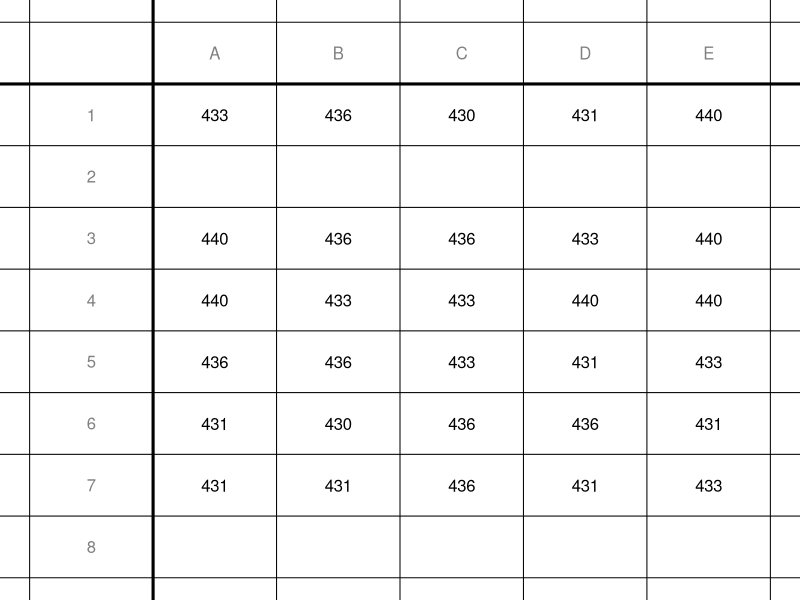
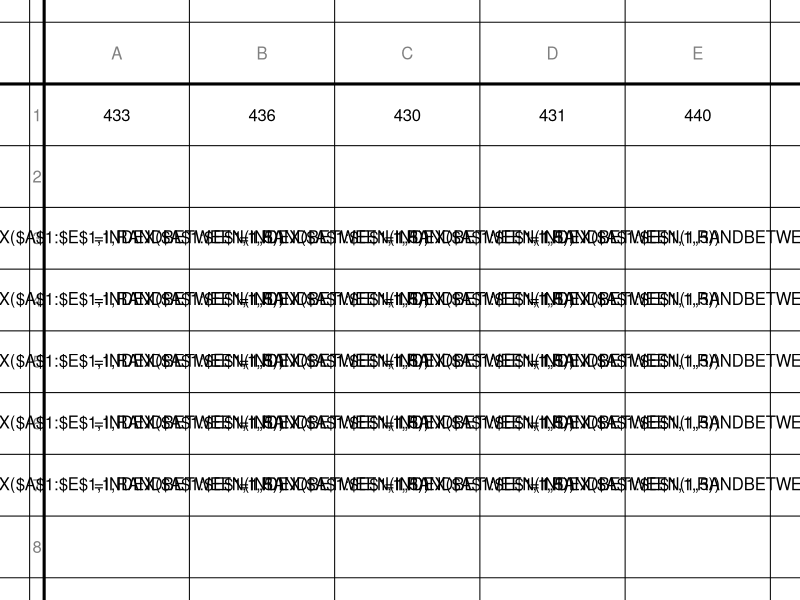

Reproduce these figures in R, in order.
## ---- chunk 1
set.seed(1)
xxx = sample(430:450,5,F)
xxx = c(xxx,sample(xxx,5*6,T))
xxx = matrix(xxx,ncol=5,byrow = T)
xxx[2,] = rep("",5)
data = data.frame(xxx)
## ---- chunk 2
draw_ss = function(df,widths=rep(1,length(df[1,])+1)){
  xline = c(0,cumsum(widths)/sum(widths))
  nrow = length(df[,1])
  ncol = length(df[1,])
  xtex = (xline[2:(ncol+3)]+xline[1:(ncol+2)])/2
  par(mar=c(0,0,0,0))
  plot(0,0,type="n",xlim=c(0,1),ylim=c(0,1),axes=F,ann=F)
  hi = 1:((nrow+2)*2+1)
  vi = 1:((ncol+1)*2+1)
  hpos = seq(1,0,length.out=(nrow+2)*2+1)
  vpos = seq(0,1,length.out=(ncol+1)*2+1)
  hlin = hpos[hi%%2==1]
  ytex = hpos[hi%%2==0]
  vlin = vpos[vi%%2==1]
  #xtex = vpos[vi%%2==0]
  abline(h=hlin)
  abline(h=hlin[2],lwd=3)
  abline(v=xline)
  abline(v=xline[2],lwd=3)
  for(i in 2:(ncol+2)){
    text(xtex[i],ytex[1],LETTERS[i-1],col=rgb(0.5,0.5,0.5))
    #text(xtex[i],ytex[2],colnames(df)[i-1])
  }    
  for(i in 2:(nrow+2)){
    text(xtex[1],ytex[i],i-1,col=rgb(0.5,0.5,0.5))
  }
  for(i in 1:nrow){
    for(j in 1:ncol){
      text(xtex[j+1],ytex[i+1],df[i,j])
    }
  }
}
draw_ss(data)
## ---- chunk 3
set.seed(1)
xxx = sample(430:450,5,F)
xxx = c(xxx,sample(xxx,5*6,T))
xxx = matrix(xxx,ncol=5,byrow = T)
xxx[2,] = rep("",5)
xxx[3,] = rep("=INDEX($A$1:$E$1,1,RANDBETWEEN(1,5))",5)
xxx[4,] = rep("=INDEX($A$1:$E$1,1,RANDBETWEEN(1,5))",5)
xxx[5,] = rep("=INDEX($A$1:$E$1,1,RANDBETWEEN(1,5))",5)
xxx[6,] = rep("=INDEX($A$1:$E$1,1,RANDBETWEEN(1,5))",5)
xxx[7,] = rep("=INDEX($A$1:$E$1,1,RANDBETWEEN(1,5))",5)

data = data.frame(xxx)
## ---- chunk 4
draw_ss = function(df,widths=rep(1,length(df[1,])+1)){
  xline = c(0,cumsum(widths)/sum(widths))
  nrow = length(df[,1])
  ncol = length(df[1,])
  xtex = (xline[2:(ncol+3)]+xline[1:(ncol+2)])/2
  par(mar=c(0,0,0,0))
  plot(0,0,type="n",xlim=c(0,1),ylim=c(0,1),axes=F,ann=F)
  hi = 1:((nrow+2)*2+1)
  vi = 1:((ncol+1)*2+1)
  hpos = seq(1,0,length.out=(nrow+2)*2+1)
  vpos = seq(0,1,length.out=(ncol+1)*2+1)
  hlin = hpos[hi%%2==1]
  ytex = hpos[hi%%2==0]
  vlin = vpos[vi%%2==1]
  #xtex = vpos[vi%%2==0]
  abline(h=hlin)
  abline(h=hlin[2],lwd=3)
  abline(v=xline)
  abline(v=xline[2],lwd=3)
  for(i in 2:(ncol+2)){
    text(xtex[i],ytex[1],LETTERS[i-1],col=rgb(0.5,0.5,0.5))
    #text(xtex[i],ytex[2],colnames(df)[i-1])
  }    
  for(i in 2:(nrow+2)){
    text(xtex[1],ytex[i],i-1,col=rgb(0.5,0.5,0.5))
  }
  for(i in 1:nrow){
    for(j in 1:ncol){
      text(xtex[j+1],ytex[i+1],df[i,j])
    }
  }
}
draw_ss(data,c(1,10,10,10,10,10))
